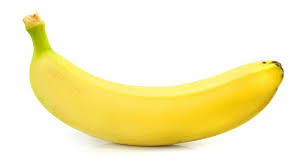
#> input picture Pisang.jpeg, 300 x 168 px
$ jupyter execute 'Proyek Pengolahan Citra Digital.ipynb'
#> lines starting #> are read from the running program, lines starting #| are printed output that depends on the picture; after the words box and inside, x2 and y2 are one past the last pixel; in counts of white or black regions, pixels touching at a corner belong together
<h1>Pengolahan Citra Digital</h1>

[cell 1]
import numpy as np
import cv2
from matplotlib import pyplot as plt

[cell 2]
img = cv2.imread("Pisang.jpeg")
#> img is the input picture: shape (168, 300, 3); mean B, G, R 196, 241.5, 249.6

[cell 3]
pisang = cv2.imread("Pisang.jpeg")
plt.title('Citra Awal')
plt.imshow(pisang)
plt.show()

[cell 4]
#menampilkan dimensi array gambar
img.shape
#> Out = (168, 300, 3)

[cell 5]
grayscale = []

for i in img :
    row = []
    for j in i :
        row.append((j[0]+j[1]+j[2])/3)
    grayscale.append(row)
#> after the loop, grayscale = 168 items

[cell 6]
plt.title('Citra Ketika Diubah ke Grayscale')
plt.imshow(grayscale)
plt.show()
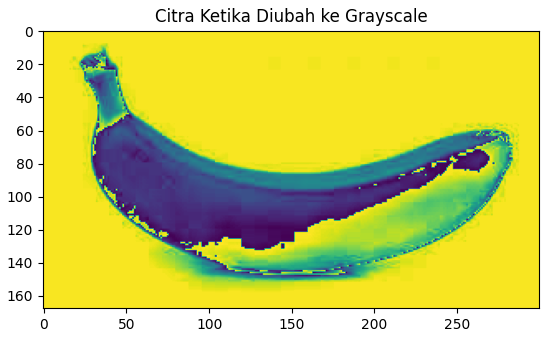
#> figure drawn by matplotlib, 1 panel

[cell 7]
gsNp = np.array(grayscale)
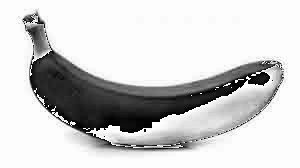
#> gsNp: shape (168, 300) float64; min 0, max 85, mean 68.5; drawn with min black and max white
h,w = np.shape(gsNp)
#> h = 168; w = 300
t=1 #initial condition
g1 = []
g2 = []

#calculating t by algorithm
while(1):
    for px in range(0,h):
        for py in range(0,w):
            if (gsNp[px][py] < t):
                g1.append(gsNp[px][py])
            else:
                g2.append(gsNp[px][py])
    mu1 = sum(g1) / len(g1)
#     print(g2)
    mu2 = sum(g2) / len(g2)
    t0=t
    t = ((mu1+ mu2)/2)
    delta_t = abs(t-t0)
#     print(mu1,mu2,t,delta_t)
    if(delta_t < 1):
        break
#> after the loop, g1 = 39579 items; g2 = 212421 items
rata2 = round(t,0)
print(rata2)

[cell 8]
# thres_finder(img)
np.shape(gsNp)
def global_threshold(image, thres_value, val_high, val_low):
#> called with thres_value = 47, val_high = 255, val_low = 0
    img = image.copy()
    for i in range(image.shape[0]):
        for j in range(image.shape[1]):
            if image[i,j] > thres_value:
                img[i,j] = val_high
            else:
                img[i,j] = val_low
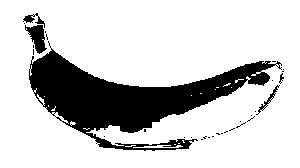
#> img: shape (168, 300) float64; 79.5% white; 31 black regions (26 under 20 px), largest, box (x1, y1, x2, y2) and area: (29, 41, 282, 151) 9670, (25, 25, 47, 54) 340, (23, 13, 45, 28) 109, (256, 85, 280, 115) 105, (279, 73, 284, 84) 24
    return img

setelahnya = global_threshold(gsNp,rata2,255,0)
plt.title('Citra Ketika Diubah Dengan Metode Treshold')
plt.imshow(setelahnya, cmap='gray', vmin=0, vmax=255)
plt.show()

[cell 9]
hsv_img = cv2.cvtColor(img, cv2.COLOR_BGR2HSV)
#> hsv_img: shape (168, 300, 3); mean H, S, V 12.9, 57.5, 249.8

[cell 10]
hsv_img.shape
#> Out = (168, 300, 3)

[cell 11]
kualitas = ""
for x in range(0,hsv_img.shape[0]):
    for y in range(0, hsv_img.shape[1]):
        if (hsv_img[x,y,1] < 0.4) and (hsv_img[x,y,2] > 0.55):
            jenis = "Bagus"
        else:
            jenis = "Tidak Bagus"

[cell 12]
jenis

[cell 13]
warna = ""
for x in range(0,hsv_img.shape[0]):
    for y in range(0, hsv_img.shape[1]):
        if (hsv_img[x,y,0] > 0.2 and hsv_img[x,y,0] < 0.7) and (hsv_img[x,y,1] > 0.01 and hsv_img[x,y,1] < 0.3) and (hsv_img[x,y,2] > 0.55 and hsv_img[x,y,2] < 0.9):
            warna = "Kuning"
        else:
            warna = "Hijau"
